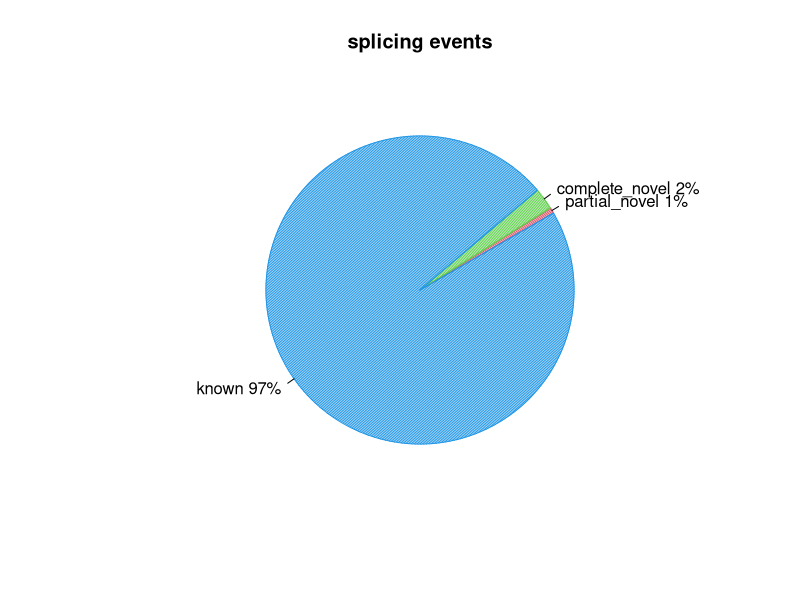
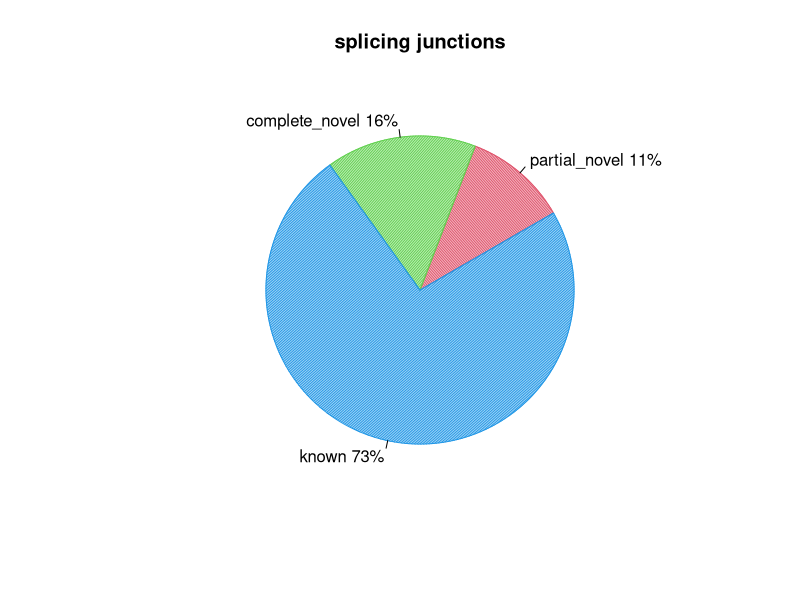

Write R code to recreate these figures, in order.
pdf("/home/genetics/HW1/raw_data/mapped/bam_files/annotated_junctions/SRR11647701_junction.splice_events.pdf")
events=c(0.6003727247270332,2.2748156767966807,97.04232668531782)
pie(events,col=c(2,3,4),init.angle=30,angle=c(60,120,150),density=c(70,70,70),main="splicing events",labels=c("partial_novel 1%","complete_novel 2%","known 97%"))
dev.off()
pdf("/home/genetics/HW1/raw_data/mapped/bam_files/annotated_junctions/SRR11647701_junction.splice_junction.pdf")
junction=c(10.833164976362681,15.780031516424906,73.3868035072124)
pie(junction,col=c(2,3,4),init.angle=30,angle=c(60,120,150),density=c(70,70,70),main="splicing junctions",labels=c("partial_novel 11%","complete_novel 16%","known 73%"))
dev.off()
